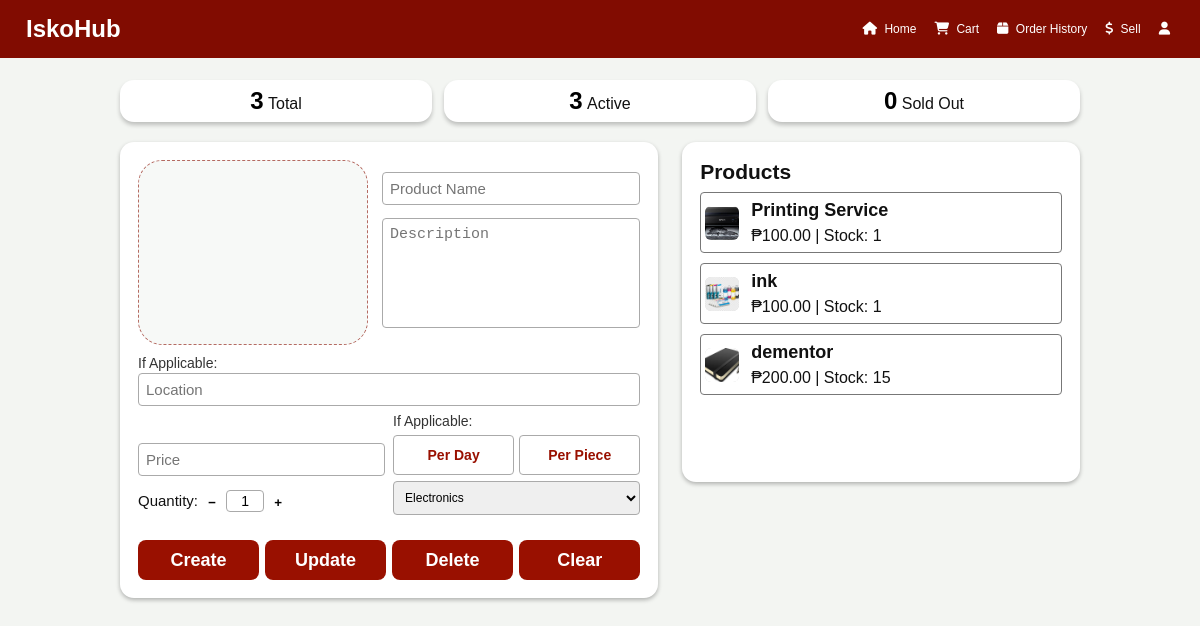
The page /seller_dashboard.php (signed in) on the database its author committed.
### tables this page shows
CREATE TABLE `products` (
  `prod_id` int(11) NOT NULL,
  `prod_name` varchar(255) NOT NULL,
  `prod_desc` text NOT NULL,
  `prod_price` decimal(10,2) NOT NULL,
  `prod_image` varchar(255) DEFAULT NULL,
  `prod_stock` int(11) NOT NULL DEFAULT 0,
  `location` varchar(255) DEFAULT NULL,
  `prod_duration` varchar(100) DEFAULT NULL,
  `user_id` int(11) NOT NULL,
  `category_id` int(11) DEFAULT NULL,
  `prod_location` varchar(255) DEFAULT NULL,
  `prod_rate_type` varchar(50) DEFAULT NULL
);

### public/seller_dashboard.php (the view, shortened to what this page needs)
<?php
$user_id = current_user_id();
$db = new Database();
$pdo = $db->pdo;
$stmt = $pdo->prepare("SELECT * FROM products WHERE user_id = ?");
$stmt->execute([$user_id]);
$products = $stmt->fetchAll(PDO::FETCH_OBJ);
$total = count($products);
$active = 0;
$out = 0;
foreach ($products as $p) {
    if ($p->prod_stock > 0) $active++;
    else $out++;
}
?>
<!DOCTYPE html>
<html lang="en">
<head>
<link rel="stylesheet" href="../assets/index-style.css">
<link rel="stylesheet" href="https://cdnjs.cloudflare.com/ajax/libs/font-awesome/6.5.0/css/all.min.css">
</head>
<body>
    <nav>
        <h1>IskoHub</h1>
        <div>
            <a href="index.php"><i class="fa-solid fa-house"></i> Home</a>
            <a href="cart.php"><i class="fa-solid fa-cart-shopping"></i> Cart</a>
            <a href="orders.php"><i class="fa-solid fa-box"></i> Order History</a>
            <a href="seller_dashboard.php"><i class="fa-solid fa-dollar-sign"></i> Sell</a>
            <a href="account.php"><i class="fa-solid fa-user"></i></a>
        </div>
    </nav>
<div class="dashboard">
<div class="stats">
    <div class="stat">
        <h2><?= $total ?></h2>
        <p>Total</p>
    </div>
    <div class="stat">
        <h2><?= $active ?></h2>
        <p>Active</p>
    </div>
    <div class="stat">
        <h2><?= $out ?></h2>
        <p>Sold Out</p>
    </div>
</div>
<div class="grid">
<div class="card">
<form method="POST" enctype="multipart/form-data">
   <div class="top-form-row">
    <label class="image-upload">
        <span id="uploadText">Click to upload image</span>
    </label>
    <div class="name-desc-box">
        <input type="text" name="name" placeholder="Product Name" required>
        <textarea name="description" placeholder="Description" required></textarea>
    </div>
</div>
<label class="small-label">If Applicable:</label>
<input type="text" name="location" placeholder="Location">
<div class="form-row">
    <input type="number" name="price" placeholder="Price" required>
    <div class="rate-box">
        <label class="small-label">If Applicable:</label>
        <div class="rate-buttons">
<button type="button" class="rate-option" data-rate="Per Day">Per Day</button>
<button type="button" class="rate-option" data-rate="Per Piece">Per Piece</button>
        </div>
    </div>
</div>
<div class="form-row bottom-row">
    <div class="quantity-box">
    <span>Quantity:</span>
    <button type="button" id="minusQty">−</button>
    <input
        type="text"
        name="stock"
        id="stockInput"
        value="1"
        required
        readonly
    >
    <button type="button" id="plusQty">+</button>
</div>
    <select name="category">
        <option value="1">Electronics</option>
    </select>
</div>
<div class="action-buttons">
    <button type="submit" name="action" value="create">Create</button>
        <button type="submit"
                name="action"
                value="update"
                id="updateBtn"
                formnovalidate>
            Update
        </button>
        <button type="submit"
            name="action"
            value="delete"
            id="deleteBtn"
            formnovalidate>
        Delete
    </button>
    <button type="button" id="clearBtn">Clear</button>
</div>
</form>
</div>
<div class="card">
<h2>Products</h2>
<?php foreach ($products as $p): ?>
<div class="product<?= $p->prod_stock <= 0 ? ' sold-out' : '' ?>"
    data-id="<?= $p->prod_id ?>"
    data-name="<?= htmlspecialchars($p->prod_name) ?>"
    data-description="<?= htmlspecialchars($p->prod_desc ?? '') ?>"
    data-price="<?= $p->prod_price ?>"
    data-stock="<?= $p->prod_stock ?>"
    data-category="<?= $p->category_id ?? '' ?>"
    data-image="<?= htmlspecialchars($p->prod_image) ?>"
    data-location="<?= htmlspecialchars($p->prod_location ?? '') ?>"
    data-rate="<?= htmlspecialchars($p->prod_rate_type ?? '') ?>"
>
    <img src="<?= htmlspecialchars($p->prod_image) ?>">
    <div>
        <strong><?= htmlspecialchars($p->prod_name) ?></strong><br>
        ₱<?= $p->prod_price ?> | Stock: <?= $p->prod_stock ?>
    </div>
</div>
<?php endforeach; ?>
</div>
</div>
</div>
</body>
</html>

### assets/index-style.css (style rules this page uses)
* { margin:0; padding:0; box-sizing:border-box; }
:root { --primary:#8b0d04; --accent:#ffe500; --bg:#ececec; --white:#ffffff; }
body { font-family:'Poppins',sans-serif; background:var(--bg); color:#111; }
a { text-decoration:none; }
nav { height:50px; background:#8b0d04; display:flex; justify-content:space-between; align-items:center; padding:0 18px; }
nav h1 { color:white; font-size:28px; font-weight:700; }
nav div { display:flex; align-items:center; gap:14px; }
nav a { color:white; font-size:10px; font-weight:500; }
nav i { margin-right:4px; font-size:9px; }
.grid { display:flex; gap:25px; flex-wrap:wrap; }
.card { width:250px; background:white; border-radius:14px; overflow:hidden; box-shadow:0 2px 8px rgba(0,0,0,0.12); transition:0.2s; }
.card img { width:100%; height:180px; object-fit:cover; }
.card button { width:100%; height:40px; border:none; background:#8b0d04; color:white; border-radius:8px; margin-top:12px; font-weight:600; cursor:pointer; }

### rows shown on the page
products: prod_image (picture), prod_name "Printing Service", prod_price "100.00", prod_stock "1"
products: prod_image (picture), prod_name "ink", prod_price "100.00", prod_stock "1"
products: prod_image (picture), prod_name "dementor", prod_price "200.00", prod_stock "15"

### other values the page prints
$total "3"
$active "3"
$out "0"
